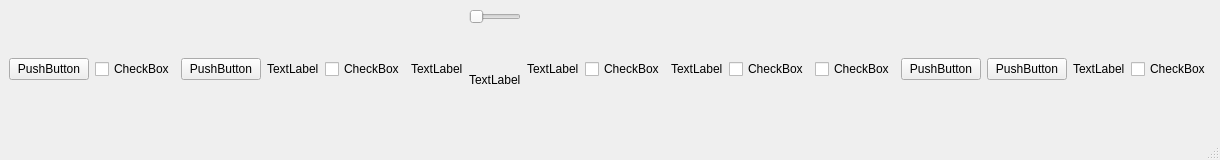
<?xml version="1.0" encoding="UTF-8"?>
<ui version="4.0">
 <class>MainWindow</class>
 <widget class="QMainWindow" name="MainWindow">
  <property name="geometry">
   <rect>
    <x>0</x>
    <y>0</y>
    <width>1162</width>
    <height>160</height>
   </rect>
  </property>
  <property name="windowTitle">
   <string>MainWindow</string>
  </property>
  <widget class="QWidget" name="centralwidget">
   <layout class="QHBoxLayout" name="horizontalLayout">
    <item>
     <layout class="QHBoxLayout" name="horizontalLayout_5">
      <item>
       <widget class="QPushButton" name="pushButton">
        <property name="text">
         <string>PushButton</string>
        </property>
       </widget>
      </item>
      <item>
       <widget class="QCheckBox" name="checkBox">
        <property name="text">
         <string>CheckBox</string>
        </property>
       </widget>
      </item>
      <item>
       <widget class="QPushButton" name="pushButton_2">
        <property name="text">
         <string>PushButton</string>
        </property>
       </widget>
      </item>
      <item>
       <widget class="QLabel" name="label_3">
        <property name="text">
         <string>TextLabel</string>
        </property>
       </widget>
      </item>
      <item>
       <widget class="QCheckBox" name="checkBox_2">
        <property name="text">
         <string>CheckBox</string>
        </property>
       </widget>
      </item>
      <item>
       <widget class="QLabel" name="label_4">
        <property name="text">
         <string>TextLabel</string>
        </property>
       </widget>
      </item>
      <item>
       <layout class="QVBoxLayout" name="verticalLayout_2">
        <item>
         <widget class="QSlider" name="horizontalSlider">
          <property name="orientation">
           <enum>Qt::Horizontal</enum>
          </property>
         </widget>
        </item>
        <item alignment="Qt::AlignHCenter">
         <widget class="QLabel" name="label">
          <property name="text">
           <string>TextLabel</string>
          </property>
         </widget>
        </item>
       </layout>
      </item>
      <item>
       <widget class="QLabel" name="label_5">
        <property name="text">
         <string>TextLabel</string>
        </property>
       </widget>
      </item>
      <item>
       <widget class="QCheckBox" name="checkBox_3">
        <property name="text">
         <string>CheckBox</string>
        </property>
       </widget>
      </item>
      <item>
       <widget class="QLabel" name="label_6">
        <property name="text">
         <string>TextLabel</string>
        </property>
       </widget>
      </item>
      <item>
       <widget class="QCheckBox" name="checkBox_4">
        <property name="text">
         <string>CheckBox</string>
        </property>
       </widget>
      </item>
      <item>
       <widget class="QCheckBox" name="checkBox_5">
        <property name="text">
         <string>CheckBox</string>
        </property>
       </widget>
      </item>
      <item>
       <widget class="QPushButton" name="pushButton_3">
        <property name="text">
         <string>PushButton</string>
        </property>
       </widget>
      </item>
      <item>
       <widget class="QPushButton" name="pushButton_7">
        <property name="text">
         <string>PushButton</string>
        </property>
       </widget>
      </item>
      <item>
       <widget class="QLabel" name="label_7">
        <property name="text">
         <string>TextLabel</string>
        </property>
       </widget>
      </item>
      <item>
       <widget class="QCheckBox" name="checkBox_6">
        <property name="text">
         <string>CheckBox</string>
        </property>
       </widget>
      </item>
     </layout>
    </item>
   </layout>
  </widget>
  <widget class="QMenuBar" name="menubar">
   <property name="geometry">
    <rect>
     <x>0</x>
     <y>0</y>
     <width>1162</width>
     <height>23</height>
    </rect>
   </property>
  </widget>
  <widget class="QStatusBar" name="statusbar"/>
 </widget>
 <resources/>
 <connections/>
</ui>
